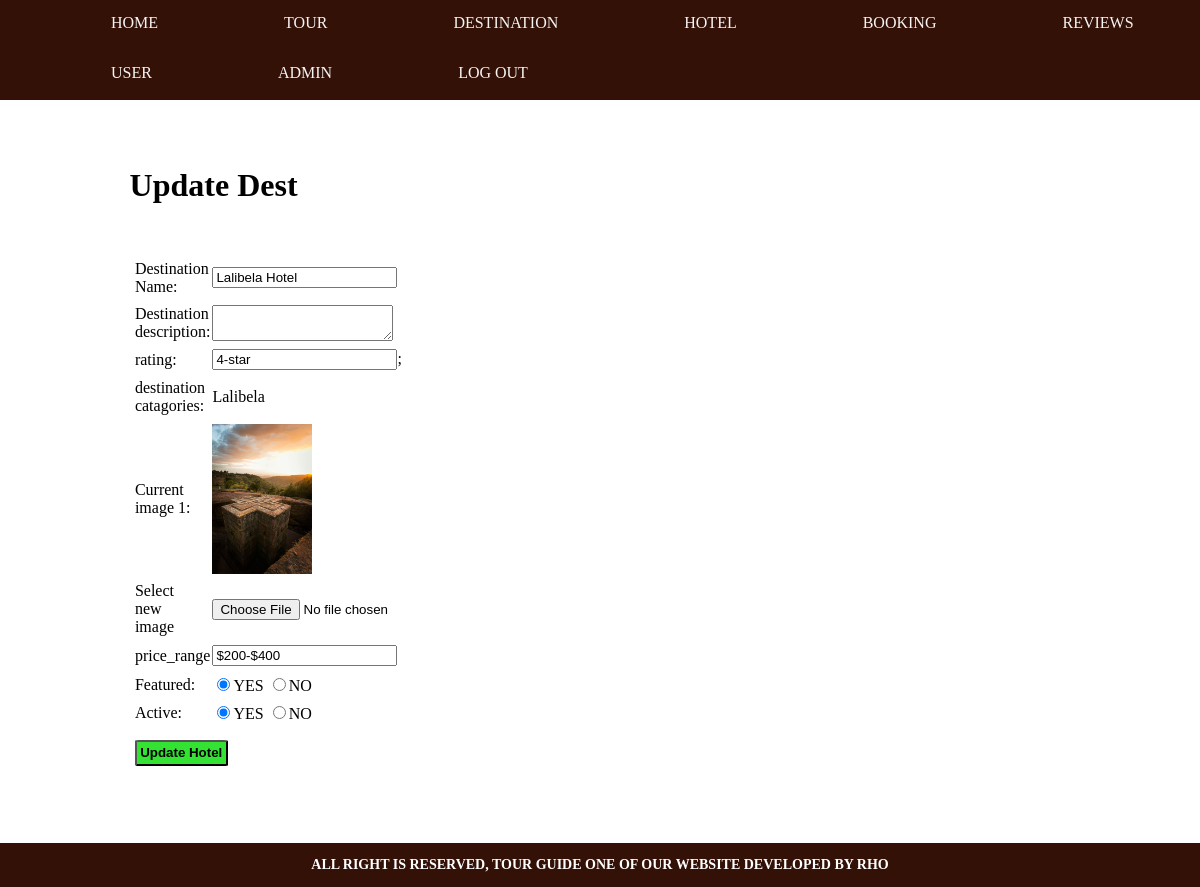
Screenshot of /admin/update-hotel.php?id=14 (signed in) with the database file from the repository.
### tables this page shows
CREATE TABLE `tbl_hotel` (
  `id` int(10) NOT NULL,
  `hotel_name` varchar(255) NOT NULL,
  `hotel_desc` varchar(1000) NOT NULL,
  `destination_id` int(10) NOT NULL,
  `image_name` varchar(255) NOT NULL,
  `price_range` varchar(255) NOT NULL,
  `rating` varchar(100) NOT NULL,
  `featured` varchar(10) NOT NULL,
  `active` varchar(10) NOT NULL
);

CREATE TABLE `destination` (
  `id` int(10) UNSIGNED NOT NULL,
  `destination_name` varchar(255) NOT NULL,
  `image_name` varchar(255) NOT NULL,
  `tours_id` int(10) UNSIGNED NOT NULL,
  `location` varchar(255) NOT NULL,
  `description` varchar(1500) NOT NULL,
  `featured` varchar(10) NOT NULL,
  `active` varchar(10) NOT NULL,
  `image2_name` varchar(255) DEFAULT NULL
);

### admin/update-hotel.php (the view, shortened to what this page needs)
<?php include('partials/menu.php');?>
<div class="main-content">
    <div class="wrapper ">
              <h1> Update Dest</h1>
              <br><br>
     <?php
     if(isset($_GET['id'])){
              $id=$_GET['id'];
              $max="SELECT * FROM tbl_hotel WHERE id=$id";
              $rex=mysqli_query($conn,$max);
              if($rex==true)
              {
                $countx=mysqli_num_rows($rex);
                    if($countx==1)
                    {
                        $row=mysqli_fetch_assoc($rex);
                        $hotel_name=$row['hotel_name'];
                        $hotel_desc=$row['hotel_desc'];
                        $rating=$row['rating'];
                        $prev_dest_id=$row['destination_id'];
                        $current_image=$row['image_name'];
                        $price_range=$row['price_range'];
                        $featured=$row['featured'];
                        $active=$row['active'];
                    }
                    else
                    {
                    header("location:".SITEURL.'admin/manage-hotel.php');
                    }
             }
             $mid="SELECT*FROM destination WHERE id=$prev_dest_id";
             $rem=mysqli_query($conn,$mid);
             if($rem==TRUE)
             {
                 $cont=mysqli_num_rows($rem);
                 if($cont==1)
                 {
                     $row=mysqli_fetch_assoc($rem);
                     $destination_name=$row['destination_name'];
                 }
             }
            }
            ?>
<form action="" method="POST" enctype="multipart/form-data">
            <table class="tbl-30">
                <tr>
                    <td>Destination Name: </td>
                    <td>
                        <input type="text" name="hotel_name" placeholder="Enter destination name "  value="<?php echo $hotel_name?>"/>
                    </td>
                </tr>
                <tr>
                    <td>Destination description: </td>
                    <td>
                        <textarea name="hotel_desc"> <?php echo $hotel_desc ?> </textarea>
                    </td>
                </tr>
                <tr>
                    <td>rating: </td>
                    <td>
                        <input type="text" name="rating" value="<?php echo $rating ?>">;
                    </td>
                </tr>
                <tr>
                    <td>destination catagories: </td>
                    <td>
                <?php
                echo $destination_name;
                ?>
                    </td>
                </tr>
                <tr>
                    <td> Current image 1: </td>
                    <td>
                        <?php
                        if($current_image != ""){
                            ?><img src="<?php echo SITEURL; ?>assets/images/hotel/<?php echo $current_image; ?>"width="100px">
                         <?php
                           }
                        else{
                            echo "NO hotel image ";
                             }
                        ?>
                    </td>
                </tr>
                <tr>
                    <td>Select new image </td>
                    <td>
                        <input type="file" name="image_name">
                    </td>
                </tr>
                <tr>
                    <td>price_range </td>
                    <td>
                        <input type="text" name="price_range" value="<?php echo $price_range?>">
                    </td>
                </tr>
                <tr>
                    <td>Featured: </td>
                    <td>
                        <input <?php if($featured=='YES'){echo "checked";} ?>  type="radio"  name="featured" value="YES">YES
                        <input <?php if($featured=='NO'){echo "checked";} ?>   type="radio"  name="featured" value="NO">NO
                    </td>
                </tr>
                <tr>
                    <td>Active: </td>
                    <td>
                        <input  <?php if($active=="YES"){echo "checked";} ?> type="radio"  name="active" value="YES" >YES
                        <input  <?php if($active=="NO"){echo "checked";} ?> type="radio"  name="active" value="NO" >NO
                    </td>
                </tr>
                <tr>
                    <td colspan="2">
                        <input type="submit"  name="submits" class='btn-secondary' value="Update Hotel">
                    </td>
                </tr>
                </table>
                    </form>
                    </div>
                    </div>
<?php include('partials/footer.php');?>

### css/admin.css (style rules this page uses)
body { line-height: 1; margin: 0; }
.wrapper { padding:1%; width:80%; margin:0 auto; }
.main-content { margin:1%; background-color: white; padding: 2% 0; }
.tbl-30 { width:30%; }
table tr td { padding: 1%; }
.btn-secondary { font-size: none; background-color:rgb(52, 226, 52); padding: 1%; margin-top:8px; margin-bottom: 8px; font-weight: bold; color:black; text-decoration: none; border-radius: 5%; }

### rows the page displays
tbl_hotel: hotel_name "Lalibela Hotel", rating "4-star", image_name (picture), price_range "$200-$400", featured "☑", active "☑"
destination: destination_name "Lalibela"
